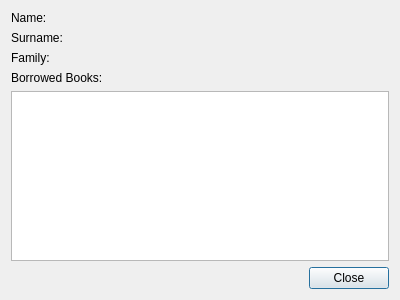
<?xml version="1.0" encoding="UTF-8"?>
<ui version="4.0">
    <class>ClientViewDialog</class>
    <widget class="QDialog" name="ClientViewDialog">
        <property name="geometry">
            <rect>
                <x>0</x>
                <y>0</y>
                <width>400</width>
                <height>300</height>
            </rect>
        </property>
        <property name="windowTitle">
            <string>Client Information</string>
        </property>
        <layout class="QVBoxLayout" name="verticalLayout">
            <item>
                <layout class="QFormLayout" name="formLayout">
                    <item row="0" column="0">
                        <widget class="QLabel" name="nameLabel">
                            <property name="text">
                                <string>Name:</string>
                            </property>
                        </widget>
                    </item>
                    <item row="0" column="1">
                        <widget class="QLabel" name="nameValueLabel">
                            <property name="text">
                                <string/>
                            </property>
                        </widget>
                    </item>
                    <item row="1" column="0">
                        <widget class="QLabel" name="surnameLabel">
                            <property name="text">
                                <string>Surname:</string>
                            </property>
                        </widget>
                    </item>
                    <item row="1" column="1">
                        <widget class="QLabel" name="surnameValueLabel">
                            <property name="text">
                                <string/>
                            </property>
                        </widget>
                    </item>
                    <item row="2" column="0">
                        <widget class="QLabel" name="familyLabel">
                            <property name="text">
                                <string>Family:</string>
                            </property>
                        </widget>
                    </item>
                    <item row="2" column="1">
                        <widget class="QLabel" name="familyValueLabel">
                            <property name="text">
                                <string/>
                            </property>
                        </widget>
                    </item>
                </layout>
            </item>
            <item>
                <widget class="QLabel" name="borrowedBooksTitleLabel">
                    <property name="text">
                        <string>Borrowed Books:</string>
                    </property>
                </widget>
            </item>
            <item>
                <widget class="QListWidget" name="borrowedBooksListWidget"/>
            </item>
            <item>
                <widget class="QDialogButtonBox" name="buttonBox">
                    <property name="orientation">
                        <enum>Qt::Horizontal</enum>
                    </property>
                    <property name="standardButtons">
                        <set>QDialogButtonBox::Close</set>
                    </property>
                </widget>
            </item>
        </layout>
    </widget>
    <resources/>
    <connections>
        <connection>
            <sender>buttonBox</sender>
            <signal>accepted()</signal>
            <receiver>ClientViewDialog</receiver>
            <slot>accept()</slot>
            <hints>
                <hint type="sourcelabel">
                    <x>248</x>
                    <y>254</y>
                </hint>
                <hint type="destinationlabel">
                    <x>157</x>
                    <y>274</y>
                </hint>
            </hints>
        </connection>
        <connection>
            <sender>buttonBox</sender>
            <signal>rejected()</signal>
            <receiver>ClientViewDialog</receiver>
            <slot>reject()</slot>
            <hints>
                <hint type="sourcelabel">
                    <x>316</x>
                    <y>254</y>
                </hint>
                <hint type="destinationlabel">
                    <x>286</x>
                    <y>274</y>
                </hint>
            </hints>
        </connection>
    </connections>
</ui>
